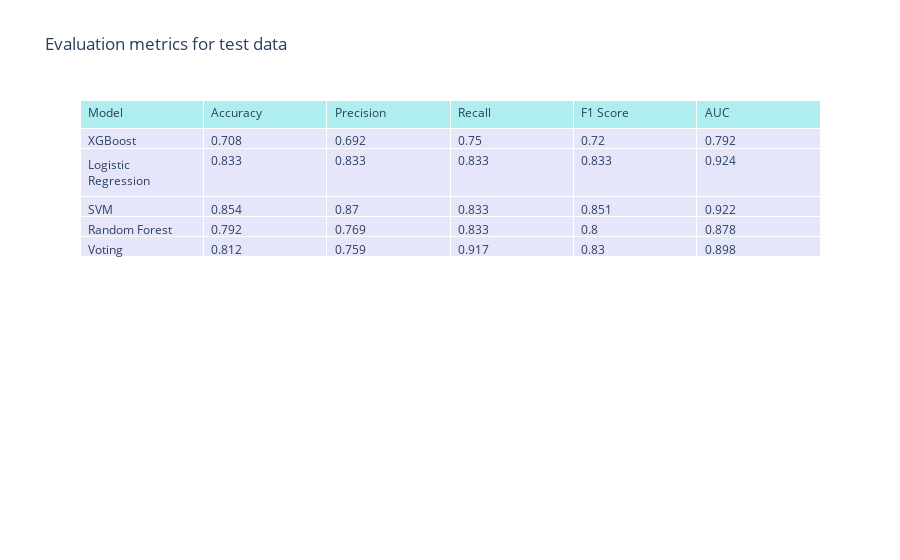

This figure's notebook cell:
### Code cell
plot_metrics_table(test_metrics, title="Evaluation metrics for test data")

### Figure 1 — Plotly figure (JSON) as saved in the notebook; plotly's stock layout.template omitted (floating-point values rounded to 4 significant figures)
{"data": [{"cells": {"align": "left", "fill": {"color": "lavender"}, "values": [["XGBoost", "Logistic Regression", "SVM", "Random Forest", "Voting"], [0.708, 0.833, 0.854, 0.792, 0.812], [0.692, 0.833, 0.87, 0.769, 0.759], [0.75, 0.833, 0.833, 0.833, 0.917], [0.72, 0.833, 0.851, 0.8, 0.83], [0.792, 0.924, 0.922, 0.878, 0.898]]}, "header": {"align": "left", "fill": {"color": "paleturquoise"}, "values": ["Model", "Accuracy", "Precision", "Recall", "F1 Score", "AUC"]}, "type": "table"}], "layout": {"title": {"text": "Evaluation metrics for test data"}}}
